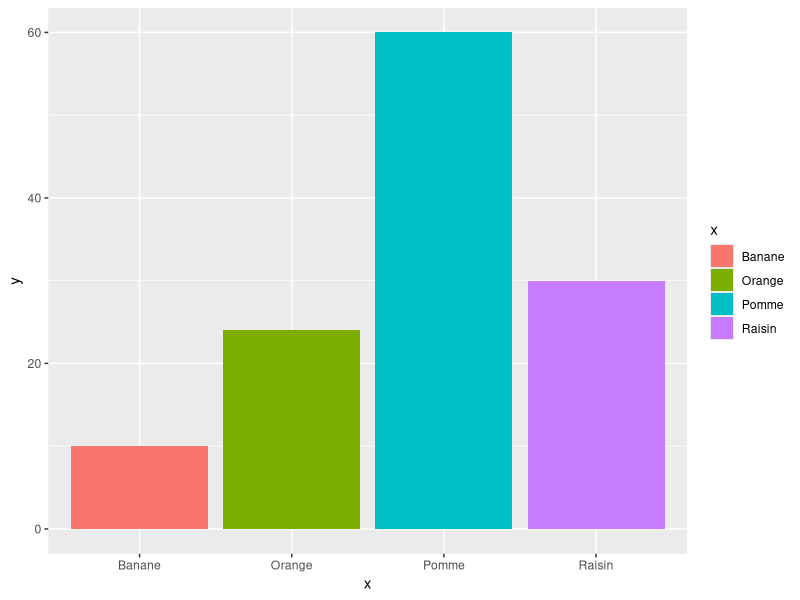

The R script that drew this image:
library("ggplot2")
produit = c("Pomme", "Orange", "Banane", "Raisin")
quantite = c(50, 30, 20, 15)
prix = c(1.2, 0.8, 0.5, 2.0)
ventes = data.frame(Produit = produit, Quantite = quantite, Prix = prix)
ventes
ventes["Total"] = ventes$Quantite*ventes$Prix
ventes["Total"]
x = produit
y = ventes$Total
ggplot(ventes, aes(x , y, fill = x)) +
  geom_bar(stat = "identity")
  